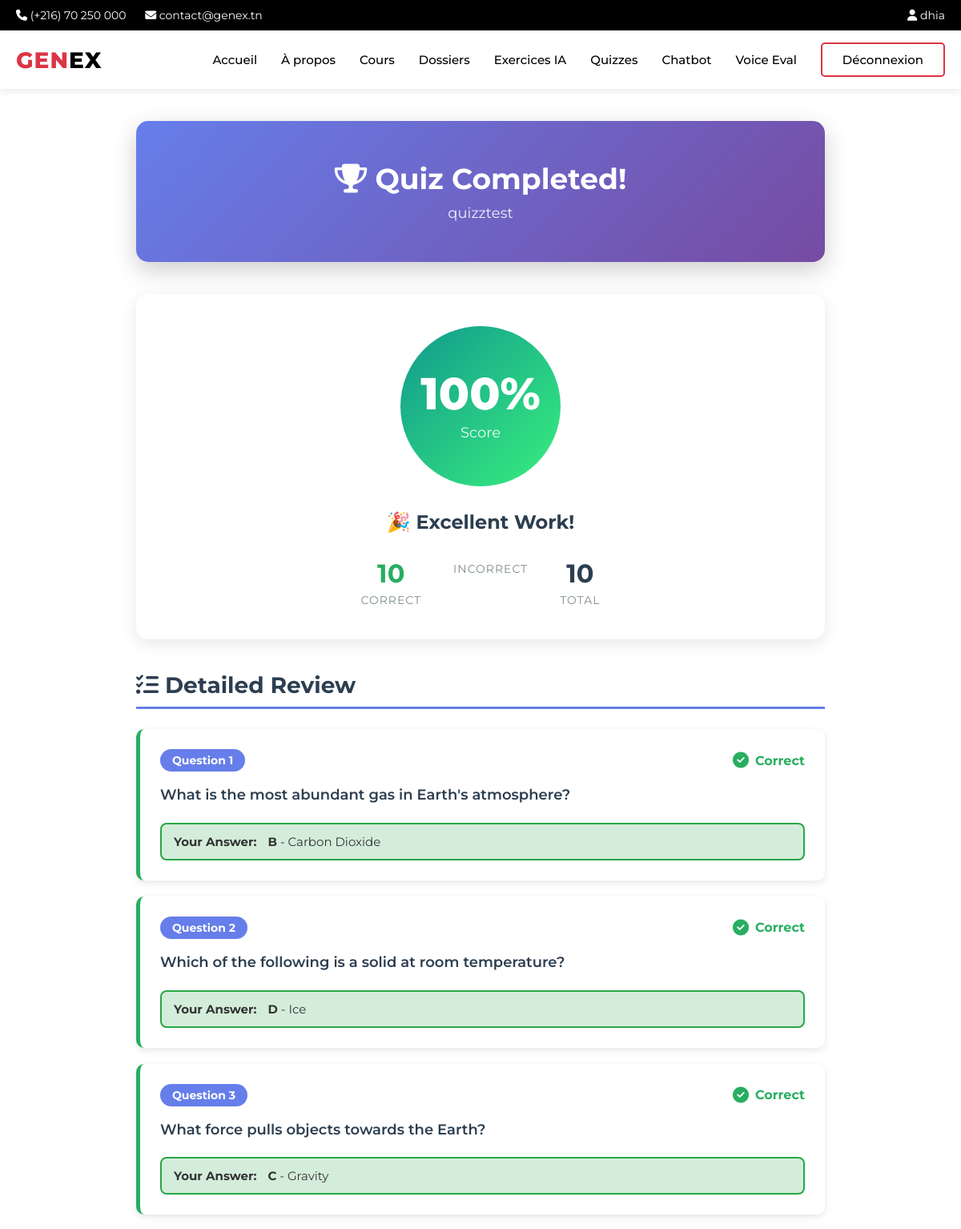
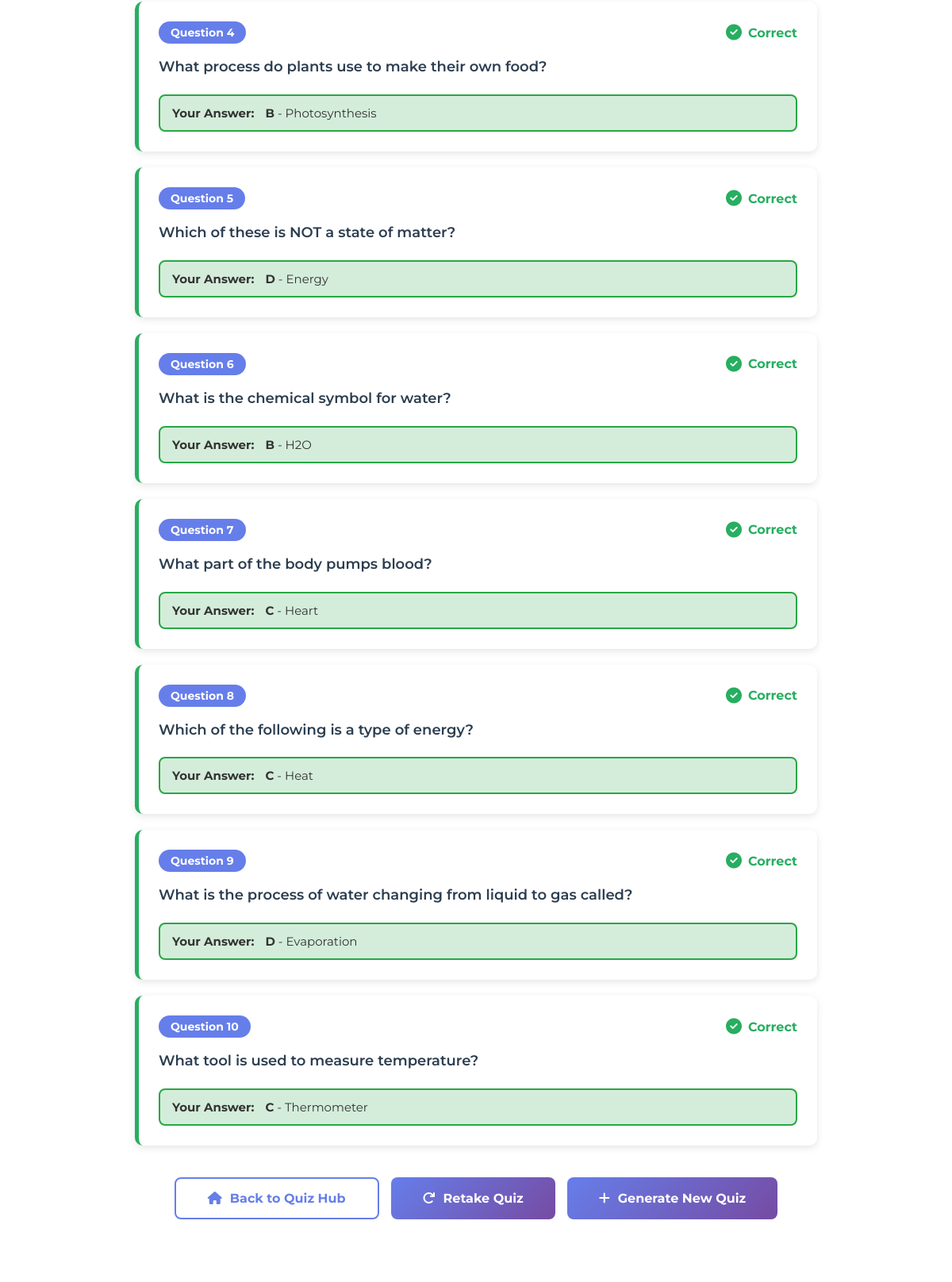
Screenshot of /quizzes/results/7/ (signed in, upper part) with the database file from the repository (2 pictures, top to bottom).
### users/models.py (models this page shows, shortened)
class User(AbstractUser):
    USER_TYPE_CHOICES = (
        ('admin', 'Admin'),
        ('student', 'Student'),
    )
    LEVEL_CHOICES = (
        ('weak', 'Weak'),
        ('medium', 'Medium'),
        ('advanced', 'Advanced'),
    )
    user_type = models.CharField(max_length=10, choices=USER_TYPE_CHOICES, default='student')
    level = models.CharField(max_length=10, choices=LEVEL_CHOICES, blank=True, null=True)
    student_class = models.CharField(max_length=50, blank=True, null=True)
    current_streak = models.IntegerField(default=0, help_text="Current consecutive days with quiz completion")
    longest_streak = models.IntegerField(default=0, help_text="Longest streak ever achieved")
    last_quiz_date = models.DateTimeField(null=True, blank=True, help_text="Last time user completed a quiz")
    THEME_CHOICES = (
        ('light', 'Light'),
        ('dark', 'Dark'),
        ('auto', 'Auto'),
    )
    theme_preference = models.CharField(max_length=10, choices=THEME_CHOICES, default='auto', help_text="User's theme preference")

### quizzes/models.py (models this page shows, shortened)
class QuizAttempt(models.Model):
    quiz = models.ForeignKey(Quiz, on_delete=models.CASCADE, related_name='attempts')
    user = models.ForeignKey(settings.AUTH_USER_MODEL, on_delete=models.CASCADE, related_name='quiz_attempts')
    score = models.IntegerField(default=0)
    total_questions = models.IntegerField(default=10)
    percentage = models.FloatField(default=0.0)
    answers = models.JSONField(default=dict)  # Store user's answers as JSON
    completed_at = models.DateTimeField(default=timezone.now)
    class Meta:
        verbose_name = 'Quiz Attempt'
        verbose_name_plural = 'Quiz Attempts'
        ordering = ['-completed_at']

class Quiz(models.Model):
    title = models.CharField(max_length=255)
    subject = models.CharField(max_length=255)
    user_prompt = models.TextField()
    created_by = models.ForeignKey(settings.AUTH_USER_MODEL, on_delete=models.CASCADE, related_name='created_quizzes')
    created_at = models.DateTimeField(default=timezone.now)
    is_active = models.BooleanField(default=True)
    class Meta:
        verbose_name = 'Quiz'
        verbose_name_plural = 'Quizzes'
        ordering = ['-created_at']

class Question(models.Model):
    quiz = models.ForeignKey(Quiz, on_delete=models.CASCADE, related_name='questions')
    question_text = models.TextField()
    option_a = models.CharField(max_length=500)
    option_b = models.CharField(max_length=500)
    option_c = models.CharField(max_length=500)
    option_d = models.CharField(max_length=500)
    correct_answer = models.CharField(max_length=1, choices=[('A', 'A'), ('B', 'B'), ('C', 'C'), ('D', 'D')])
    order = models.IntegerField(default=0)
    class Meta:
        ordering = ['order']

### quizzes/views.py (the view)
# urls.py: path('results/<int:attempt_id>/', views.quiz_results_view, name='quiz_results'),
@login_required
def quiz_results_view(request, attempt_id):
    attempt = get_object_or_404(QuizAttempt, id=attempt_id, user=request.user)
    questions_with_results = []
    for question in attempt.quiz.questions.all():
        user_answer = attempt.answers.get(str(question.id), '')
        is_correct = user_answer.upper() == question.correct_answer
        questions_with_results.append({
            'question': question,
            'user_answer': user_answer,
            'is_correct': is_correct,
        })
    context = {
        'attempt': attempt,
        'questions_with_results': questions_with_results,
    }
    return render(request, 'quizzes/results.html', context)

### templates/quizzes/results.html (shortened to what this page needs)
{% extends 'main/base.html' %}
{% block content %}
<div class="results-container">
    <div class="results-header">
        <h1><i class="fas fa-trophy"></i> Quiz Completed!</h1>
        <p>{{ attempt.quiz.title }}</p>
    </div>
    <div class="score-display">
        <div class="score-circle {% if attempt.percentage >= 80 %}excellent{% elif attempt.percentage >= 60 %}good{% elif attempt.percentage >= 40 %}average{% else %}poor{% endif %}">
            <div>
                <div class="score-percentage">{{ attempt.percentage|floatformat:0 }}%</div>
                <div class="score-label">Score</div>
            </div>
        </div>
        <div class="performance-message">
            {% if attempt.percentage >= 80 %}
                🎉 Excellent Work!
            {% elif attempt.percentage >= 60 %}
                👍 Good Job!
            {% elif attempt.percentage >= 40 %}
                📚 Keep Practicing!
            {% else %}
                💪 Don't Give Up!
            {% endif %}
        </div>
        <div class="score-details">
            <div class="score-stat">
                <div class="stat-value correct">{{ attempt.score }}</div>
                <div class="stat-label">Correct</div>
            </div>
            <div class="score-stat">
                <div class="stat-label">Incorrect</div>
            </div>
            <div class="score-stat">
                <div class="stat-value">{{ attempt.total_questions }}</div>
                <div class="stat-label">Total</div>
            </div>
        </div>
    </div>
    <h2 class="section-title"><i class="fas fa-list-check"></i> Detailed Review</h2>
    {% for item in questions_with_results %}
    <div class="question-review {% if item.is_correct %}correct{% else %}incorrect{% endif %}">
        <div class="review-header">
            <span class="question-number-badge">Question {{ forloop.counter }}</span>
            <span class="answer-status {% if item.is_correct %}correct{% else %}incorrect{% endif %}">
                {% if item.is_correct %}
                    <i class="fas fa-check-circle"></i> Correct
                {% else %}
                    <i class="fas fa-times-circle"></i> Incorrect
                {% endif %}
            </span>
        </div>
        <div class="review-question">
            {{ item.question.question_text }}
        </div>
        <div class="answer-comparison">
            {% if item.user_answer %}
            <div class="answer-row your-answer {% if item.is_correct %}correct-answer-row{% else %}incorrect-answer-row{% endif %}">
                <span class="answer-label">Your Answer:</span>
                <strong>{{ item.user_answer }}</strong> -
                {% if item.user_answer == 'A' %}{{ item.question.option_a }}
                {% elif item.user_answer == 'B' %}{{ item.question.option_b }}
                {% elif item.user_answer == 'C' %}{{ item.question.option_c }}
                {% elif item.user_answer == 'D' %}{{ item.question.option_d }}
                {% endif %}
            </div>
            {% else %}
            <div class="answer-row your-answer incorrect-answer-row">
                <span class="answer-label">Your Answer:</span> <em>Not answered</em>
            </div>
            {% endif %}
        </div>
    </div>
    {% endfor %}
    <div class="action-buttons">
        <a href="{% url 'quizzes:home' %}" class="btn-action btn-secondary">
            <i class="fas fa-home"></i> Back to Quiz Hub
        </a>
        <a href="{% url 'quizzes:take_quiz' attempt.quiz.id %}" class="btn-action btn-primary">
            <i class="fas fa-redo"></i> Retake Quiz
        </a>
        <a href="{% url 'quizzes:generate' %}" class="btn-action btn-primary">
            <i class="fas fa-plus"></i> Generate New Quiz
        </a>
    </div>
</div>
{% endblock %}

### templates/main/base.html (shortened to what this page needs)
{% load static %}
<!doctype html>
<html lang="en">
<head>
    <link rel="stylesheet" href="https://cdnjs.cloudflare.com/ajax/libs/font-awesome/6.4.0/css/all.min.css">
</head>
<body>
    <div class="top-bar">
        <div class="container">
            <div>
                <i class="fas fa-phone"></i> (+216) 70 250 000
                <i class="fas fa-envelope" style="margin-left: 20px;"></i> contact@genex.tn
            </div>
            <div>
                {% if user.is_authenticated %}
                    <a href="{% url 'main:dashboard' %}"><i class="fas fa-user"></i> {{ user.username }}</a>
                {% else %}
                    <a href="{% url 'main:signin' %}">Espace étudiant</a>
                {% endif %}
            </div>
        </div>
    </div>
    <header class="main-header">
        <nav class="navbar">
            <a href="{% url 'main:home' %}" class="logo">
                GEN<span>EX</span>
            </a>
            <ul class="nav-menu">
                <li><a href="{% url 'main:home' %}" class="{% block nav_home %}{% endblock %}">Accueil</a></li>
                <li><a href="{% url 'main:about' %}" class="{% block nav_about %}{% endblock %}">À propos</a></li>
                {% if user.is_authenticated %}
                    <li><a href="{% url 'courses:course_list' %}" class="{% block nav_my_courses %}{% endblock %}">Cours</a></li>
                    <li><a href="{% url 'courses:folder_list' %}" class="{% block nav_folders %}{% endblock %}">Dossiers</a></li>
                    <li><a href="{% url 'exercises:exercise-dashboard' %}" class="{% block nav_exercises %}{% endblock %}">
                         Exercices IA
                    </a></li>
                    <li><a href="{% url 'quizzes:home' %}" class="{% block nav_quizzes %}{% endblock %}">
                         Quizzes
                    </a></li>
                    <li><a href="{% url 'chatbot:chat' %}" class="{% block nav_chatbot %}{% endblock %}">
                         Chatbot
                    </a></li>
                    <li><a href="{% url 'voice_eval:home' %}" class="{% block nav_voice %}{% endblock %}">Voice Eval</a></li>
                    <li><a href="{% url 'main:signout' %}" class="btn-outline-red">Déconnexion</a></li>
                {% else %}
                    <li><a href="{% url 'main:signin' %}" class="btn-outline-red">Connexion</a></li>
                    <li><a href="{% url 'main:signup' %}" class="btn-red">Inscription</a></li>
                {% endif %}
            </ul>
        </nav>
    </header>
    <main>
        {% block content %}{% endblock %}
    </main>
</body>
</html>

### templates/main/base.html (style rules this page uses)
* { margin: 0; padding: 0; box-sizing: border-box; }
body { font-family: 'Montserrat', sans-serif; background-color: #fff; color: #333; }
.top-bar { background-color: #000; color: #fff; padding: 10px 0; font-size: 14px; }
.top-bar .container { max-width: 1200px; margin: 0 auto; padding: 0 20px; display: flex; justify-content: space-between; align-items: center; }
.top-bar a { color: #fff; text-decoration: none; margin-left: 20px; }
.main-header { background-color: #fff; box-shadow: 0 2px 10px rgba(0,0,0,0.1); position: sticky; top: 0; z-index: 1000; }
.navbar { max-width: 1200px; margin: 0 auto; padding: 15px 20px; display: flex; justify-content: space-between; align-items: center; }
.logo { font-size: 28px; font-weight: 800; color: #dc3545; text-decoration: none; letter-spacing: 1px; }
.logo span { color: #000; }
.nav-menu { display: flex; list-style: none; gap: 30px; align-items: center; }
.nav-menu a { color: #000; text-decoration: none; font-weight: 500; font-size: 15px; transition: color 0.3s; }
.btn-outline-red { background-color: transparent; color: #dc3545; padding: 10px 25px; border-radius: 5px; text-decoration: none; font-weight: 600; border: 2px solid #dc3545; cursor: pointer; transition: all 0.3s; display: inline-block; }
.container { max-width: 1200px; margin: 0 auto; padding: 0 20px; }

### templates/quizzes/results.html (style rules this page uses)
.results-container { max-width: 900px; margin: 40px auto; padding: 0 20px; }
.results-header { background: linear-gradient(135deg, #667eea 0%, #764ba2 100%); color: #fff; padding: 50px 40px; border-radius: 15px; text-align: center; margin-bottom: 40px; box-shadow: 0 10px 30px rgba(0,0,0,0.2); }
.results-header h1 { font-size: 36px; margin-bottom: 10px; }
.results-header p { font-size: 18px; opacity: 0.9; }
.score-display { background: #fff; border-radius: 15px; padding: 40px; text-align: center; margin-bottom: 40px; box-shadow: 0 5px 20px rgba(0,0,0,0.1); }
.score-circle { width: 200px; height: 200px; border-radius: 50%; margin: 0 auto 30px; display: flex; align-items: center; justify-content: center; flex-direction: column; position: relative; }
.score-circle.excellent { background: linear-gradient(135deg, #11998e 0%, #38ef7d 100%); }
.score-percentage { font-size: 56px; font-weight: 800; color: #fff; line-height: 1; }
.score-label { font-size: 18px; color: #fff; opacity: 0.9; margin-top: 10px; }
.score-details { display: flex; justify-content: center; gap: 40px; margin-top: 30px; }
.score-stat { text-align: center; }
.stat-value { font-size: 32px; font-weight: 700; color: #2c3e50; }
.stat-value.correct { color: #27ae60; }
.stat-label { font-size: 14px; color: #7f8c8d; text-transform: uppercase; letter-spacing: 1px; margin-top: 5px; }
.performance-message { font-size: 24px; font-weight: 700; color: #2c3e50; margin-top: 20px; }
.section-title { font-size: 28px; font-weight: 700; color: #2c3e50; margin-bottom: 25px; padding-bottom: 10px; border-bottom: 3px solid #667eea; }
.question-review { background: #fff; padding: 25px; border-radius: 10px; box-shadow: 0 3px 10px rgba(0,0,0,0.1); margin-bottom: 20px; border-left: 5px solid #95a5a6; }
.question-review.correct { border-left-color: #27ae60; }
.review-header { display: flex; justify-content: space-between; align-items: center; margin-bottom: 15px; }
.question-number-badge { background: #667eea; color: #fff; padding: 5px 15px; border-radius: 20px; font-size: 14px; font-weight: 700; }
.answer-status { display: flex; align-items: center; gap: 8px; font-weight: 700; font-size: 16px; }
.answer-status.correct { color: #27ae60; }
.answer-status i { font-size: 20px; }
.review-question { font-size: 18px; font-weight: 600; color: #2c3e50; margin-bottom: 20px; line-height: 1.6; }
.answer-comparison { display: grid; gap: 15px; }
.answer-row { padding: 12px 15px; border-radius: 8px; font-size: 15px; }
.your-answer { background: #fff3cd; border: 2px solid #ffc107; }
.your-answer.correct-answer-row { background: #d4edda; border: 2px solid #28a745; }
.answer-label { font-weight: 700; margin-right: 10px; }
.action-buttons { display: flex; gap: 15px; justify-content: center; margin-top: 40px; }
.btn-action { padding: 15px 40px; border-radius: 8px; text-decoration: none; font-weight: 700; font-size: 16px; transition: all 0.3s; display: inline-flex; align-items: center; gap: 10px; }
.btn-primary { background: linear-gradient(135deg, #667eea 0%, #764ba2 100%); color: #fff; }
.btn-secondary { background: #fff; color: #667eea; border: 2px solid #667eea; }

### rows the page displays
User: username "dhia"
QuizAttempt: quiz "quizztest", percentage "100", score "10", total_questions "10"
Question: question.question_text "What is the most abundant gas in Earth's atmosphere?", user_answer "B", question.option_b "Carbon Dioxide"
Question: question.question_text "Which of the following is a solid at room temperature?", user_answer "D", question.option_d "Ice"
Question: question.question_text "What force pulls objects towards the Earth?", user_answer "C", question.option_c "Gravity"
Question: question.question_text "What process do plants use to make their own food?", user_answer "B", question.option_b "Photosynthesis"
Question: question.question_text "Which of these is NOT a state of matter?", user_answer "D", question.option_d "Energy"
Question: question.question_text "What is the chemical symbol for water?", user_answer "B", question.option_b "H2O"
Question: question.question_text "What part of the body pumps blood?", user_answer "C", question.option_c "Heart"
Question: question.question_text "Which of the following is a type of energy?", user_answer "C", question.option_c "Heat"
Question: question.question_text "What is the process of water changing from liquid to gas called?", user_answer "D", question.option_d "Evaporation"
Question: question.question_text "What tool is used to measure temperature?", user_answer "C", question.option_c "Thermometer"
